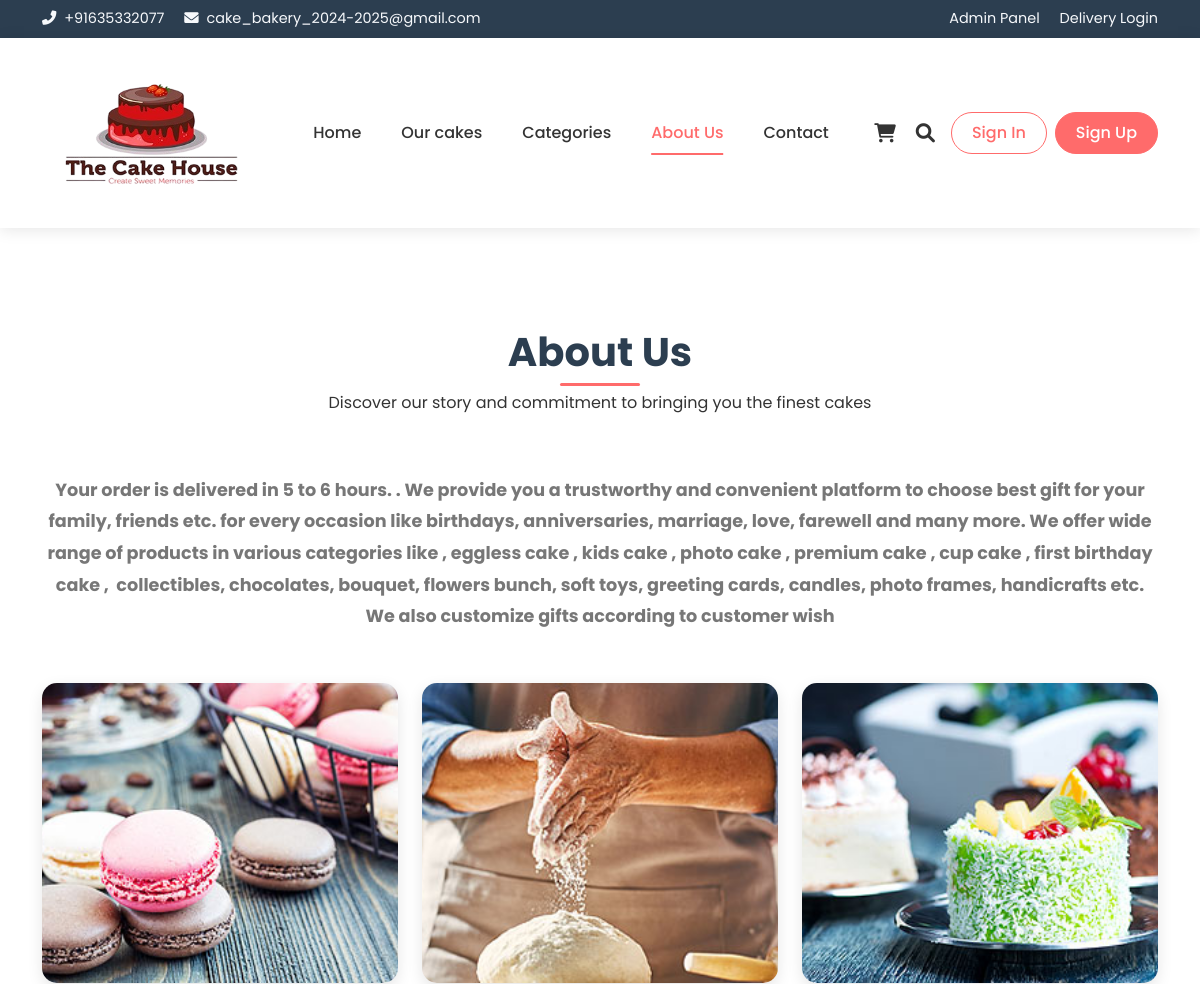
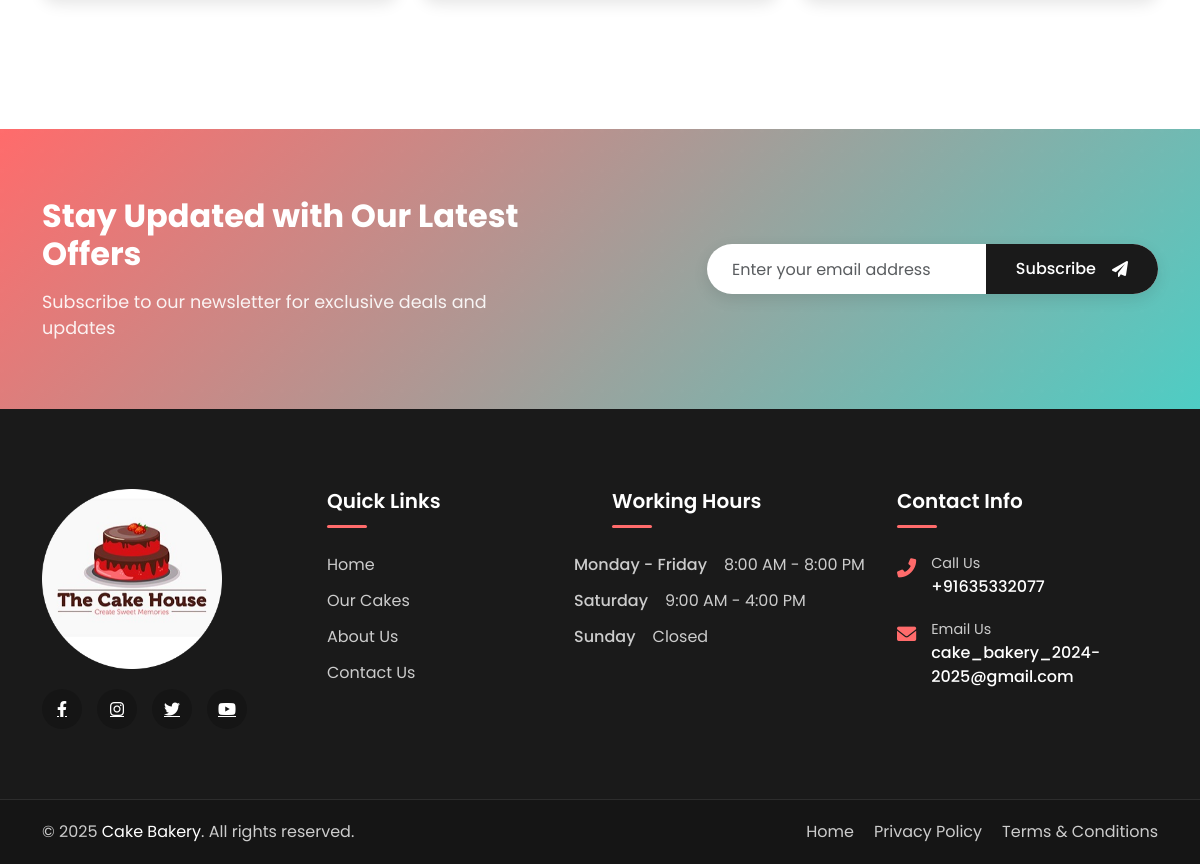
The page /about-us.php on the database its author committed (2 pictures, top to bottom).
### tables this page shows
CREATE TABLE `tblpage` (
  `ID` int(10) NOT NULL,
  `PageType` varchar(200) DEFAULT NULL,
  `PageTitle` varchar(200) DEFAULT NULL,
  `PageDescription` mediumtext DEFAULT NULL,
  `Email` varchar(200) DEFAULT NULL,
  `MobileNumber` bigint(10) DEFAULT NULL,
  `UpdationDate` timestamp NOT NULL DEFAULT current_timestamp() ON UPDATE current_timestamp()
);

### about-us.php (the view, shortened to what this page needs)
<?php
    include 'includes/dbconnection.php';
?>
<!DOCTYPE html>
<html lang="en">
<head>
    <link href="https://cdn.jsdelivr.net/npm/bootstrap@5.3.0/dist/css/bootstrap.min.css" rel="stylesheet">
    <link rel="stylesheet" href="https://cdnjs.cloudflare.com/ajax/libs/font-awesome/6.0.0/css/all.min.css">
</head>
<body>
    <?php include_once 'includes/header.php'; ?>
    <section class="about-section">
        <div class="container">
            <div class="section-title">
                <h2>About Us</h2>
                <p>Discover our story and commitment to bringing you the finest cakes</p>
            </div>
            <?php
            $ret = mysqli_query($con, "select * from tblpage where PageType='aboutus' ");
            while ($row = mysqli_fetch_array($ret)) {
            ?>
            <div class="about-content">
                <p><?php echo $row['PageDescription']; ?></p>
            </div>
            <?php } ?>
            <div class="image-gallery">
                <div class="row">
                    <div class="col-md-4">
                        <div class="gallery-item">
                            <img src="img/our-bakery/1.jpg" alt="Our Bakery Interior">
                        </div>
                    </div>
                    <div class="col-md-4">
                        <div class="gallery-item">
                            <img src="img/our-bakery/2.jpg" alt="Our cake Collection">
                        </div>
                    </div>
                    <div class="col-md-4">
                        <div class="gallery-item">
                            <img src="img/our-bakery/3.jpg" alt="Our Baking Process">
                        </div>
                    </div>
                </div>
            </div>
        </div>
    </section>
    <?php include_once 'includes/footer.php'; ?>
</body>
</html>

### includes/header.php (shortened to what this page needs)
<!DOCTYPE html>
<html lang="en">
<head>
    <link href="https://cdn.jsdelivr.net/npm/bootstrap@5.3.0/dist/css/bootstrap.min.css" rel="stylesheet">
    <link rel="stylesheet" href="https://cdnjs.cloudflare.com/ajax/libs/font-awesome/6.0.0/css/all.min.css">
</head>
<body>
<header>
    <div class="top-bar">
        <div class="container">
            <div class="row">
                <div class="col-md-6">
                    <?php
                        $ret = mysqli_query($con, "select * from tblpage where PageType='contactus'");
                        while ($row = mysqli_fetch_array($ret)) {
                        ?>
                    <a href="tel:+<?php echo $row['MobileNumber']; ?>" class="me-3">
                        <i class="fas fa-phone-alt me-1"></i> +<?php echo $row['MobileNumber']; ?>
                    </a>
                    <a href="mailto:<?php echo $row['Email']; ?>">
                        <i class="fas fa-envelope me-1"></i>                                                             <?php echo $row['Email']; ?>
                    </a>
                    <?php }?>
                </div>
                <div class="col-md-6 text-end">
                    <a href="admin/index.php" class="me-3">Admin Panel</a>
                    <a href="delivery-boy-login.php">Delivery Login</a>
                </div>
            </div>
        </div>
    </div>
    <div class="main-header">
        <div class="container">
            <nav class="navbar navbar-expand-lg">
                <a class="navbar-brand" href="index.php">
                    <img src="img/logo-cake-removebg-preview.png" alt="cake bakery Logo">
                </a>
                <div class="collapse navbar-collapse" id="navbarMain">
                    <ul class="navbar-nav mx-auto">
                        <li class="nav-item ">
                            <a class="nav-link" href="index.php">Home</a>
                        </li>
                        <li class="nav-item">
                            <a class="nav-link" href="cake.php">Our cakes</a>
                        </li>
                        <li class="nav-item dropdown">
                            <a class="nav-link " href="#" role="button" data-bs-toggle="dropdown" aria-expanded="false">
                                Categories
                            </a>
                        </li>
                        <li class="nav-item">
                            <a class="nav-link" href="about-us.php">About Us</a>
                        </li>
                        <li class="nav-item">
                            <a class="nav-link" href="contact.php">Contact</a>
                        </li>
                    </ul>
                    <div class="header-icons">
                        <a style="text-decoration: none;"  href="cart.php" class="icon-link">
                            <i class="fas fa-shopping-cart"></i>
                        </a>
                        <a style="text-decoration: none;" href="search-cake.php" class="icon-link">
                            <i  class="fas fa-search"></i>
                        </a>
                        <?php if (strlen($_SESSION['fosuid']) == 0) {?>
                            <a href="login.php" class="btn btn-outline-primary btn-custom ms-3">Sign In</a>
                            <a href="registration.php" class="btn btn-primary btn-custom ms-2">Sign Up</a>
                        <?php }?>
                    </div>
                </div>
            </nav>
        </div>
    </div>
</header>
</body>
</html>

### includes/footer.php (shortened to what this page needs)
<?php
    include 'includes/dbconnection.php';
?>
<section class="newsletter-section py-5">
    <div class="container">
        <div class="newsletter-wrapper">
            <div class="row justify-content-between align-items-center g-4">
                <div class="col-lg-6">
                    <div class="newsletter-content">
                        <h4 class="newsletter-title">Stay Updated with Our Latest Offers</h4>
                        <p class="newsletter-subtitle">Subscribe to our newsletter for exclusive deals and updates</p>
                    </div>
                </div>
                <div class="col-lg-5">
                    <form method="post" class="newsletter-form">
                        <div class="input-group">
                            <input type="email" class="form-control" placeholder="Enter your email address" name="email" required>
                            <button class="btn btn-subscribe" type="submit" name="sub">
                                Subscribe <i class="fas fa-paper-plane ms-2"></i>
                            </button>
                        </div>
                    </form>
                </div>
            </div>
        </div>
    </div>
</section>
<footer class="footer-section">
    <div class="footer-top">
        <div class="container">
            <div class="row g-4">
                <div class="col-lg-3 col-md-6">
                    <div class="footer-widget about-widget">
                        <img src="img/logo-cake-photoaidcom-cropped.jpg" alt="Footer Logo" class="footer-logo">
                        <div class="social-links">
                            <a href="#" class="social-link"><i class="fab fa-facebook-f"></i></a>
                            <a href="#" class="social-link"><i class="fab fa-instagram"></i></a>
                            <a href="#" class="social-link"><i class="fab fa-twitter"></i></a>
                            <a href="#" class="social-link"><i class="fab fa-youtube"></i></a>
                        </div>
                    </div>
                </div>
                <div class="col-lg-3 col-md-6">
                    <div class="footer-widget">
                        <h5 class="widget-title">Quick Links</h5>
                        <ul class="footer-links">
                            <li><a href="index.php">Home</a></li>
                            <li><a href="cake.php">Our Cakes</a></li>
                            <li><a href="about-us.php">About Us</a></li>
                            <li><a href="contact.php">Contact Us</a></li>
                        </ul>
                    </div>
                </div>
                <div class="col-lg-3 col-md-6">
                    <div class="footer-widget">
                        <h5 class="widget-title">Working Hours</h5>
                        <ul class="working-hours">
                            <li>
                                <span class="day">Monday - Friday</span> &nbsp;&nbsp;&nbsp;&nbsp;
                                <span class="time">8:00 AM - 8:00 PM</span>
                            </li>
                            <li>
                                <span class="day">Saturday</span>&nbsp;&nbsp;&nbsp;&nbsp;
                                <span class="time">9:00 AM - 4:00 PM</span>
                            </li>
                            <li>
                                <span class="day">Sunday</span>&nbsp;&nbsp;&nbsp;&nbsp;
                                <span class="time">Closed</span>
                            </li>
                        </ul>
                    </div>
                </div>
                <div class="col-lg-3 col-md-6">
                    <div class="footer-widget">
                        <h5 class="widget-title">Contact Info</h5>
                        <?php
                        $ret = mysqli_query($con, "select * from tblpage where PageType='contactus' ");
                        while ($row = mysqli_fetch_array($ret)) {
                        ?>
                        <ul class="contact-info">
                            <li>
                                <i class="fas fa-phone-alt"></i>
                                <div class="contact-text">
                                    <span>Call Us</span>
                                    <a href="tel:+<?php echo $row['MobileNumber']; ?>">+<?php echo $row['MobileNumber']; ?></a>
                                </div>
                            </li>
                            <li>
                                <i class="fas fa-envelope"></i>
                                <div class="contact-text">
                                    <span>Email Us</span>
                                    <a href="mailto:<?php echo $row['Email']; ?>"><?php echo $row['Email']; ?></a>
                                </div>
                            </li>
                        </ul>
                        <?php }?>
                    </div>
                </div>
            </div>
        </div>
    </div>
    <div class="footer-bottom">
        <div class="container">
            <div class="row align-items-center">
                <div class="col-md-6">
                    <p class="copyright-text">
                        &copy; <?php echo date('Y'); ?> <a href="index.php">Cake Bakery</a>. All rights reserved.
                    </p>
                </div>
                <div class="col-md-6">
                    <div class="footer-bottom-links">
                        <a href="index.php">Home</a>
                        <a href="#">Privacy Policy</a>
                        <a href="#">Terms & Conditions</a>
                    </div>
                </div>
            </div>
        </div>
    </div>
</footer>

### about-us.php (style rules this page uses)
:root { --primary-color: #FF8E9E; --secondary-color: #6C63FF; --dark-color: #2D3047; --light-color: #F9F9F9; --accent-color: #FFD93D; --text-color: #333333; --border-color: rgba(255, 255, 255, 0.1); --shadow-color: rgba(0, 0, 0, 0.05); --glass-bg: rgba(255, 255, 255, 0.95); }
body { font-family: 'Montserrat', sans-serif; color: var(--text-color); background-color: #f8f9fa; }
.about-section { padding: 100px 0; background-color: white; }
.section-title { text-align: center; margin-bottom: 60px; }
.section-title h2 { font-size: 2.5rem; font-weight: 700; color: var(--dark-color); margin-bottom: 15px; position: relative; display: inline-block; }
.section-title h2::after { content: ''; position: absolute; bottom: -10px; left: 50%; transform: translateX(-50%); width: 80px; height: 3px; background-color: #FF6B6B; border-radius: 3px; }
.about-content { margin-bottom: 50px; }
.about-content p { color: #777; font-size: 1.1rem; line-height: 1.8; margin-bottom: 20px; }
.image-gallery { margin-top: 50px; }
.gallery-item { margin-bottom: 30px; border-radius: 15px; overflow: hidden; box-shadow: 0 5px 15px var(--shadow-color); transition: all 0.3s ease; }
.gallery-item img { width: 100%; height: 300px; object-fit: cover; transition: all 0.5s ease; }

### includes/header.php (style rules this page uses)
:root { --primary-color: #FF6B6B; --secondary-color: #4ECDC4; --dark-color: #2C3E50; --light-color: #F7F9FC; --accent-color: #FFD93D; --text-color: #333333; --border-color: #e0e0e0; --shadow-color: rgba(0, 0, 0, 0.1); }
body { font-family: 'Poppins', sans-serif; color: var(--text-color); }
.top-bar { background-color: var(--dark-color); padding: 8px 0; font-size: 0.9rem; }
.top-bar a { color: var(--light-color); text-decoration: none; transition: color 0.3s ease; }
.main-header { background-color: white; box-shadow: 0 2px 15px var(--shadow-color); padding: 15px 0; position: sticky; top: 0; z-index: 1000; }
.navbar-brand img { max-height: 150px; width: 230px; transition: transform 0.3s ease; }
.navbar { padding: 0; }
.navbar-nav { margin: 0 auto; }
.nav-item { position: relative; margin: 0 5px; }
.nav-link { color: var(--text-color) !important; font-weight: 500; padding: 10px 15px !important; transition: all 0.3s ease; position: relative; }
.nav-link::after { content: ''; position: absolute; bottom: 0; left: 50%; width: 0; height: 2px; background-color: var(--primary-color); transition: all 0.3s ease; transform: translateX(-50%); }
.nav-link:hover::after, .nav-item.active .nav-link::after { width: 70%; }
.nav-item.active .nav-link { color: var(--primary-color) !important; }
.header-icons { display: flex; align-items: center; }
.icon-link { position: relative; color: var(--text-color); font-size: 1.2rem; margin-left: 20px; transition: all 0.3s ease; }
.btn-custom { padding: 8px 20px; border-radius: 25px; font-weight: 500; transition: all 0.3s ease; }
.btn-outline-primary { color: var(--primary-color); border-color: var(--primary-color); }
.btn-primary { background-color: var(--primary-color); border-color: var(--primary-color); }

### rows shown on the page
tblpage: MobileNumber "91635332077", Email "cake_bakery_2024-2025@gmail.com"
tblpage: PageDescription "Your order is delivered in 5 to 6 hours. . We provide you a trustworthy and convenient platform to choose best gift for your family, friends etc. for every occasion like birthdays, anniversaries, marriage, love, farewell and many more. We offer wide range of products in various categories like , eggless cake , kids cake , photo cake , premium cake , cup cake , first birthday cake , collectibles, chocolates, bouquet, flowers bunch, soft toys, greeting cards, candles, photo frames, handicrafts etc. We also customize gifts according to customer wish"
